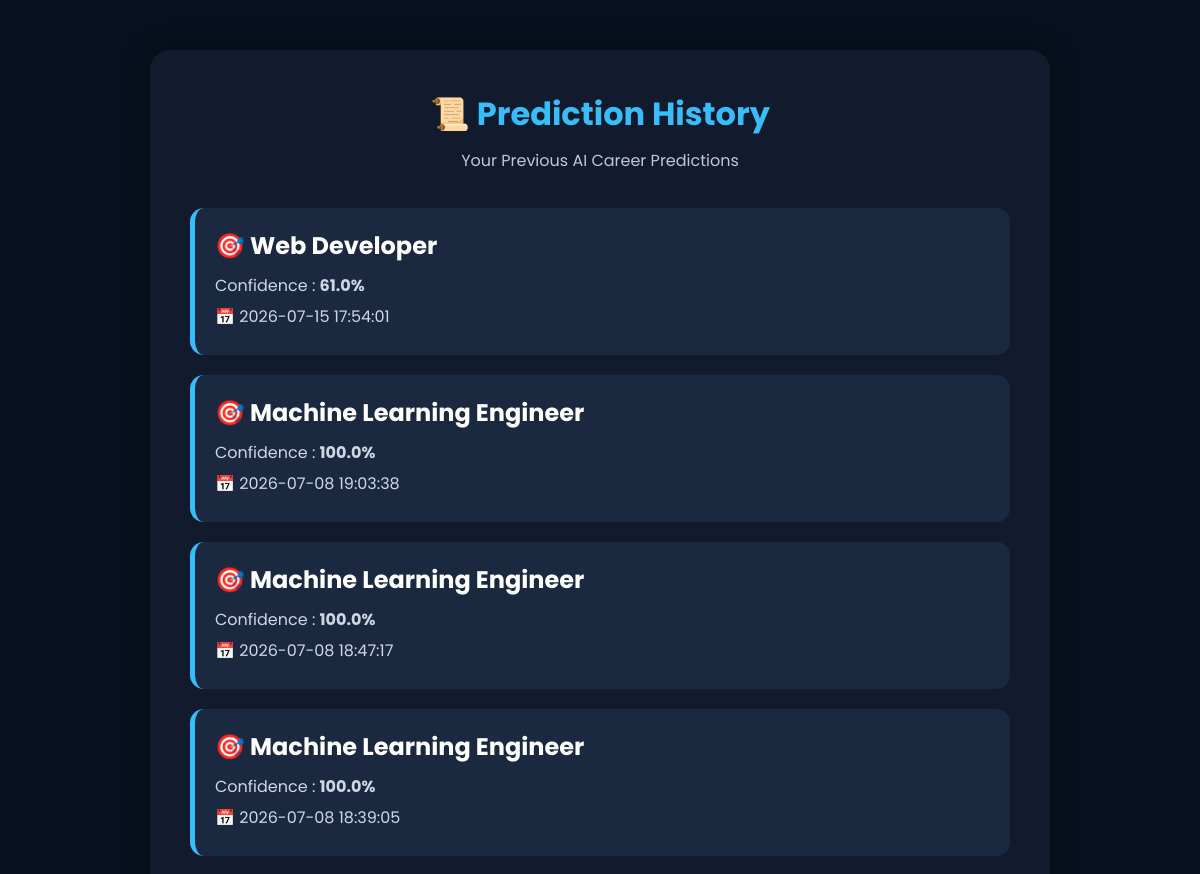
Page /history (signed in, upper part) on the earlier database version.
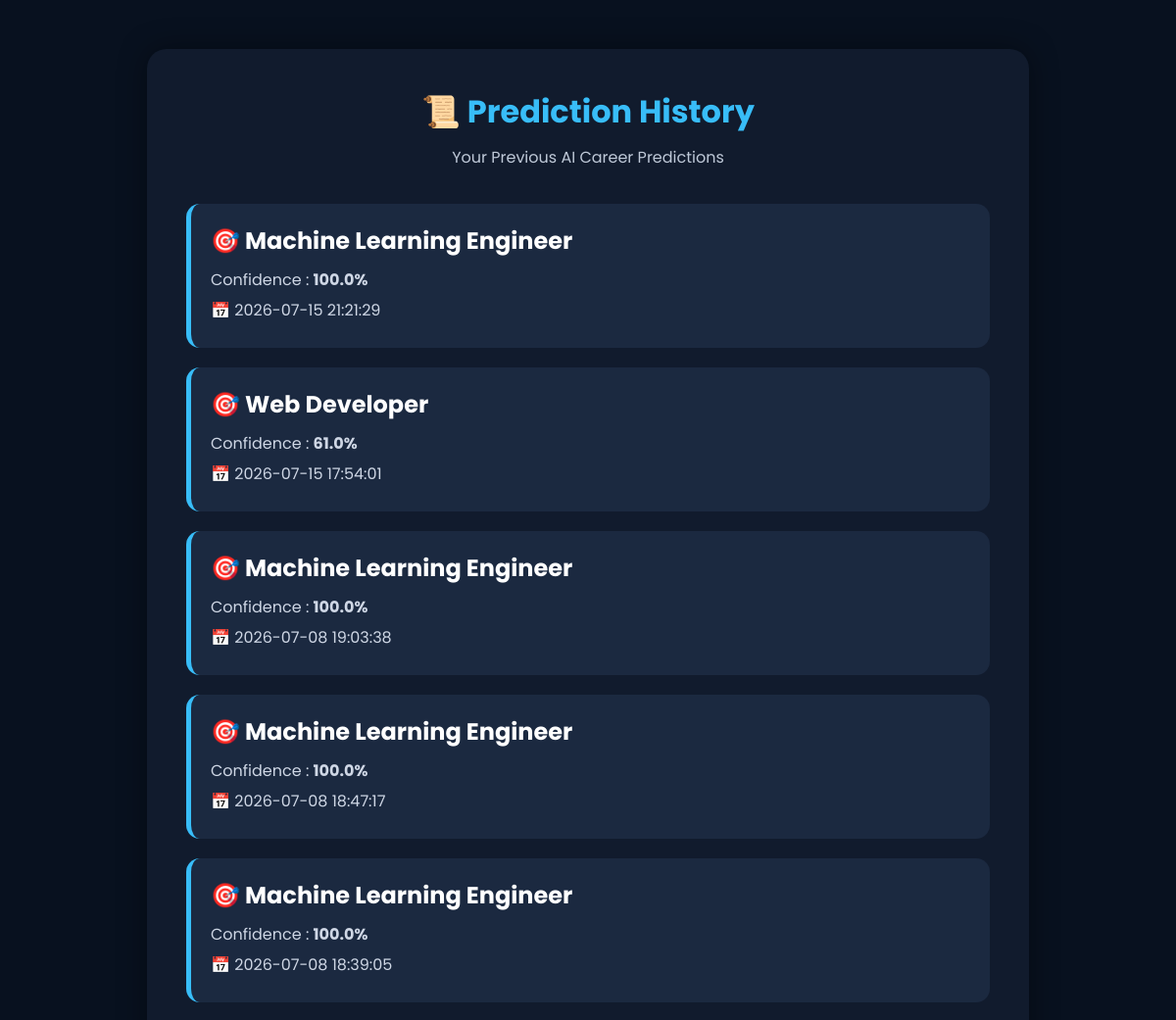
Same page on the later database version.
### tables this page shows
CREATE TABLE prediction_history(

    id INTEGER PRIMARY KEY AUTOINCREMENT,

    email TEXT,

    career TEXT,

    confidence REAL,

    prediction_date TIMESTAMP DEFAULT CURRENT_TIMESTAMP

);

### app.py (the view)
@app.route("/history")
def history():
    if "user" not in session:
        return redirect(url_for("login"))
    connection = sqlite3.connect(DATABASE)
    cursor = connection.cursor()
    cursor.execute(
    """
    SELECT career,
           confidence,
           prediction_date

    FROM prediction_history

    WHERE email=?

    ORDER BY prediction_date DESC
    """,
    (session["email"],)
)
    history = cursor.fetchall()
    connection.close()
    return render_template(
        "history.html",
        history=history
    )

### templates/history.html (shortened to what this page needs)
<!DOCTYPE html>
<html lang="en">
<head>
<link rel="stylesheet"
href="{{ url_for('static', filename='css/history.css') }}">
</head>
<body>
<div class="container">
<div class="card">
<h1>
📜 Prediction History
</h1>
<p>
Your Previous AI Career Predictions
</p>
{% if history %}
{% for item in history %}
<div class="history-card">
<h2>
🎯 {{ item[0] }}
</h2>
<p>
Confidence :
<b>{{ item[1] }}%</b>
</p>
<p>
📅 {{ item[2] }}
</p>
</div>
{% endfor %}
{% else %}
<div class="history-card">
<h2>
No Prediction History Found
</h2>
</div>
{% endif %}
</div>
</div>
</body>
</html>

### static/css/history.css (style rules this page uses)
* { margin:0; padding:0; box-sizing:border-box; font-family:'Poppins',sans-serif; }
body { background:#08111f; display:flex; justify-content:center; align-items:center; padding:50px; min-height:100vh; }
.container { width:100%; max-width:900px; }
.card { background:#111b2d; border-radius:20px; padding:40px; box-shadow:0 0 30px rgba(0,0,0,.4); }
h1 { color:#38bdf8; text-align:center; margin-bottom:10px; }
.card>p { text-align:center; color:#bfc9d8; margin-bottom:35px; }
.history-card { background:#1b2940; padding:20px; border-radius:14px; margin-bottom:20px; border-left:5px solid #38bdf8; }
.history-card h2 { color:white; margin-bottom:10px; }
.history-card p { color:#cfd7e5; margin:6px 0; }

Differences in the rows shown:
added prediction_history: career "Machine Learning Engineer", confidence "100.0", prediction_date "2026-07-15 21:21:29"
